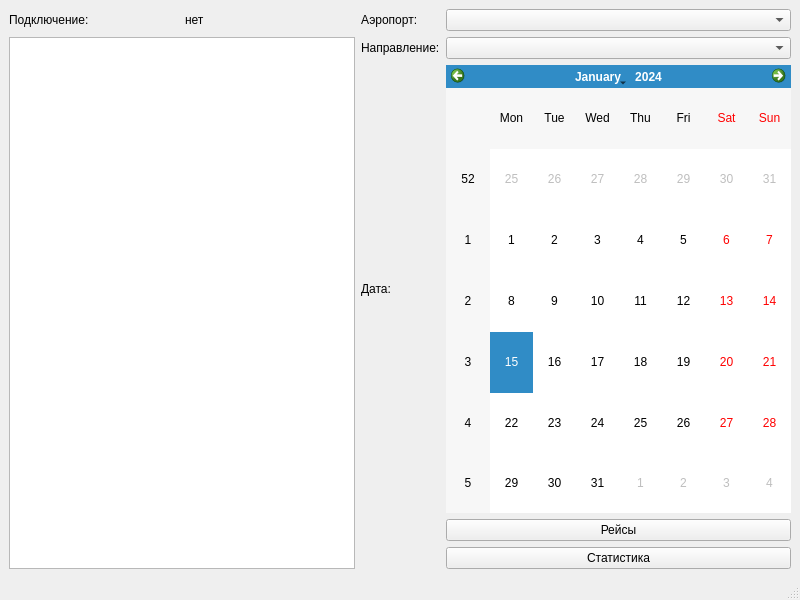
<?xml version="1.0" encoding="UTF-8"?>
<ui version="4.0">
 <class>MainWindow</class>
 <widget class="QMainWindow" name="MainWindow">
  <property name="geometry">
   <rect>
    <x>0</x>
    <y>0</y>
    <width>800</width>
    <height>600</height>
   </rect>
  </property>
  <property name="windowTitle">
   <string>AirportsInspector</string>
  </property>
  <widget class="QWidget" name="centralwidget">
   <layout class="QGridLayout" name="gridLayout">
    <item row="0" column="1">
     <widget class="QLabel" name="l_airport">
      <property name="text">
       <string>Аэропорт:</string>
      </property>
      <property name="buddy">
       <cstring>cb_airports</cstring>
      </property>
     </widget>
    </item>
    <item row="3" column="1">
     <widget class="QLabel" name="l_date">
      <property name="text">
       <string>Дата:</string>
      </property>
      <property name="buddy">
       <cstring>cw_date</cstring>
      </property>
     </widget>
    </item>
    <item row="2" column="1">
     <widget class="QLabel" name="l_direction">
      <property name="text">
       <string>Направление:</string>
      </property>
      <property name="buddy">
       <cstring>cb_directions</cstring>
      </property>
     </widget>
    </item>
    <item row="0" column="0">
     <layout class="QHBoxLayout" name="horizontalLayout">
      <item>
       <widget class="QLabel" name="l_connection">
        <property name="text">
         <string>Подключение:</string>
        </property>
       </widget>
      </item>
      <item>
       <widget class="QLabel" name="l_connStatus">
        <property name="text">
         <string>нет</string>
        </property>
       </widget>
      </item>
     </layout>
    </item>
    <item row="5" column="3">
     <widget class="QPushButton" name="pb_statistics">
      <property name="text">
       <string>Статистика</string>
      </property>
     </widget>
    </item>
    <item row="3" column="3">
     <widget class="QCalendarWidget" name="cw_date"/>
    </item>
    <item row="2" column="0" rowspan="4">
     <widget class="QTableView" name="tv_flights"/>
    </item>
    <item row="0" column="3">
     <widget class="QComboBox" name="cb_airports"/>
    </item>
    <item row="2" column="3">
     <widget class="QComboBox" name="cb_directions"/>
    </item>
    <item row="4" column="3">
     <widget class="QPushButton" name="pb_flights">
      <property name="text">
       <string>Рейсы</string>
      </property>
     </widget>
    </item>
   </layout>
  </widget>
  <widget class="QMenuBar" name="menubar">
   <property name="geometry">
    <rect>
     <x>0</x>
     <y>0</y>
     <width>800</width>
     <height>24</height>
    </rect>
   </property>
  </widget>
  <widget class="QStatusBar" name="statusbar"/>
 </widget>
 <resources/>
 <connections/>
</ui>
